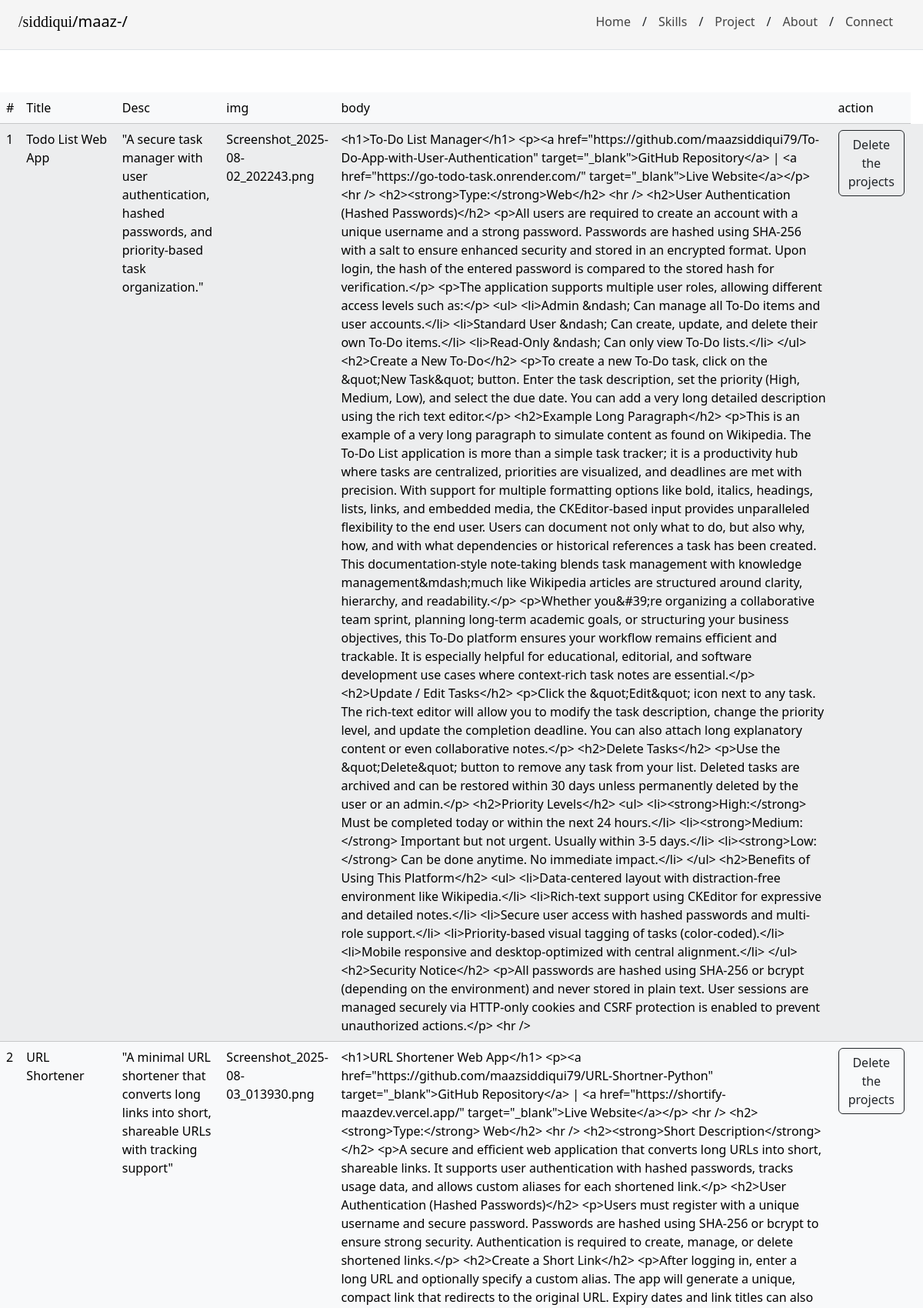
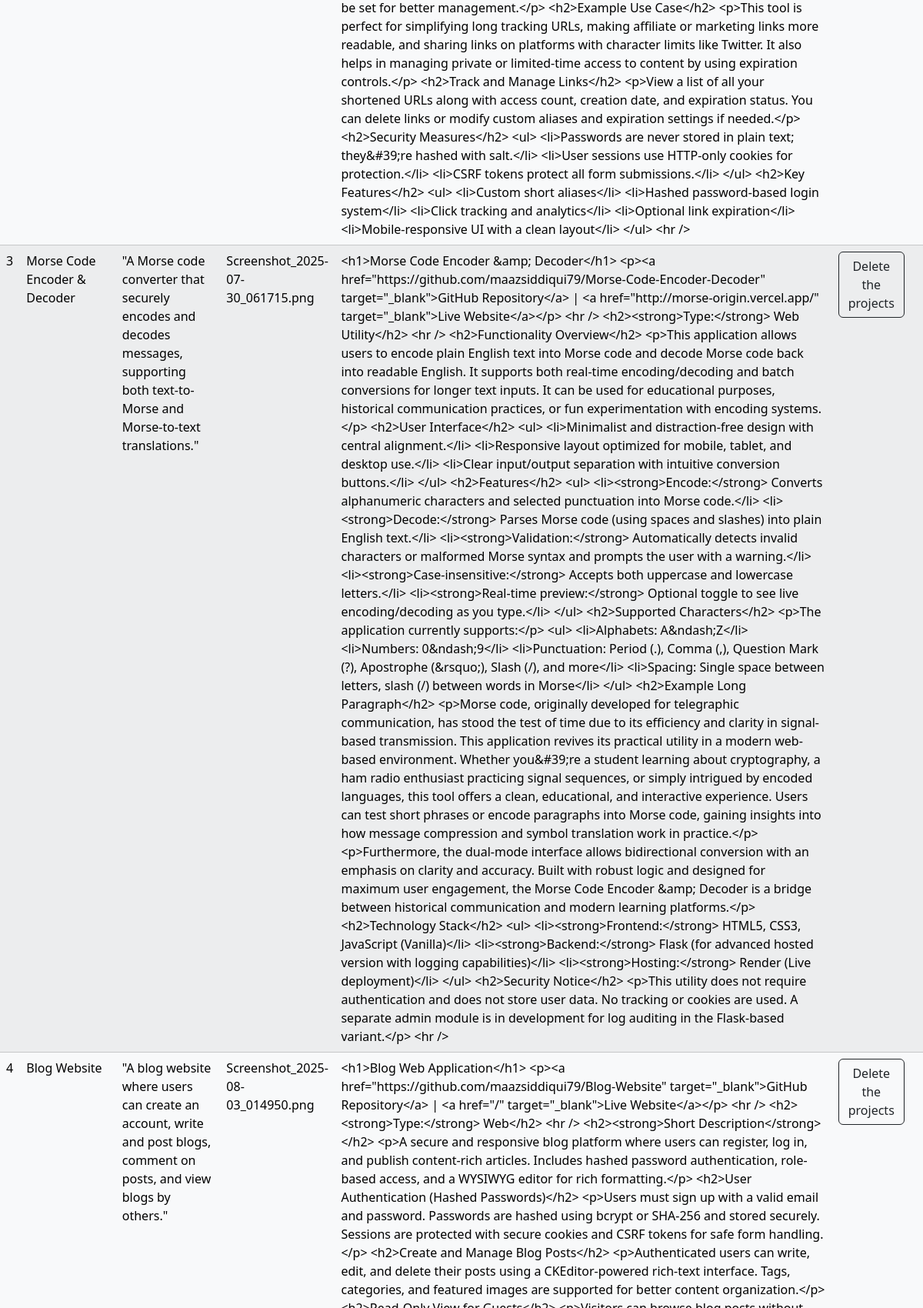
Page /maaz-project-edits/ (upper part) on the committed database (2 pictures, top to bottom).
### app.py (models this page shows, shortened)
class PROJECT_POSTS(db.Model):
    __tablename__ = 'PROJECTS'
    id = db.Column(db.Integer, primary_key=True)
    title = db.Column(db.String, unique=True)
    s_description = db.Column(db.String, nullable=False)
    img = db.Column(db.String, nullable=False)
    body = db.Column(db.String, nullable=False)

### app.py (the view)
@app.route("/maaz-project-edits/")
def maaz_project_edit():
    post = PROJECT_POSTS.query.all()
    return render_template("delete.html", post=post)

### templates/delete.html
{% extends 'base.html' %} {% block title %}Maaz | Project{% endblock %}
{% block body %}
<br><br><br><br><br>
<table class="table table-light table-striped">
    <thead>
        <tr>
            <td>#</td>
            <td>Title</td>
            <td>Desc</td>
            <td>img</td>
            <td>body</td>
            <td>action</td>
        </tr>
    </thead>
    <tbody>
        {% for i in post %}
        <tr>
            <td>{{i.id}}</td>
            <td>{{i.title}}</td>
            <td>{{i.s_description}}</td>
            <td>{{i.img}}</td>
            <td>{{i.body}}</td>
            <td><a href="/delete-maaz-project/{{i.id}}" class="btn btn-outline-dark">Delete  the projects</a></td>
            <td></td>
        </tr>
        {% endfor %}
    </tbody>
</table>
{% endblock %}

### rows in the picture
PROJECT_POSTS: id "1", title "Todo List Web App", s_description "\"A secure task manager with user authentication, hashed passwords, and priority-based task organization.\"", img "Screenshot_2025-08-02_202243.png", body "<h1>To-Do List Manager</h1> <p><a href=\"https://github.com/maazsiddiqui79/To-Do-App-with-User-Authentication\" target=\"_blank\">GitHub Repository</a> | <a href=\"https://go-todo-task.onrender.com/\" target=\"_blank\">Live Website</a></p> <hr /> <h2><strong>Type:</strong>Web</h2> <hr /> <h2>User Authentication (Hashed Passwords)</h2> <p>All users are required to create an account with a unique username and a strong password. Passwords are hashed using SHA-256 with a salt to ensure enhanced security and stored in an encrypted format. Upon login, the hash of the entered password is compared to the stored hash for verification.</p> <p>The application supports multiple user roles, allowing different…"
PROJECT_POSTS: id "2", title "URL Shortener", s_description "\"A minimal URL shortener that converts long links into short, shareable URLs with tracking support\"", img "Screenshot_2025-08-03_013930.png", body "<h1>URL Shortener Web App</h1> <p><a href=\"https://github.com/maazsiddiqui79/URL-Shortner-Python\" target=\"_blank\">GitHub Repository</a> | <a href=\"https://shortify-maazdev.vercel.app/\" target=\"_blank\">Live Website</a></p> <hr /> <h2><strong>Type:</strong> Web</h2> <hr /> <h2><strong>Short Description</strong></h2> <p>A secure and efficient web application that converts long URLs into short, shareable links. It supports user authentication with hashed passwords, tracks usage data, and allows custom aliases for each shortened link.</p> <h2>User Authentication (Hashed Passwords)</h2> <p>Users must register with a unique username and secure password. Passwords are hashed using SHA-256 or bcrypt…"
PROJECT_POSTS: id "3", title "Morse Code Encoder & Decoder", s_description "\"A Morse code converter that securely encodes and decodes messages, supporting both text-to-Morse and Morse-to-text translations.\"", img "Screenshot_2025-07-30_061715.png", body "<h1>Morse Code Encoder &amp; Decoder</h1> <p><a href=\"https://github.com/maazsiddiqui79/Morse-Code-Encoder-Decoder\" target=\"_blank\">GitHub Repository</a> | <a href=\"http://morse-origin.vercel.app/\" target=\"_blank\">Live Website</a></p> <hr /> <h2><strong>Type:</strong> Web Utility</h2> <hr /> <h2>Functionality Overview</h2> <p>This application allows users to encode plain English text into Morse code and decode Morse code back into readable English. It supports both real-time encoding/decoding and batch conversions for longer text inputs. It can be used for educational purposes, historical communication practices, or fun experimentation with encoding systems.</p> <h2>User Interface</h2> <ul>…"
PROJECT_POSTS: id "4", title "Blog Website", s_description "\"A blog website where users can create an account, write and post blogs, comment on posts, and view blogs by others.\"", img "Screenshot_2025-08-03_014950.png"
